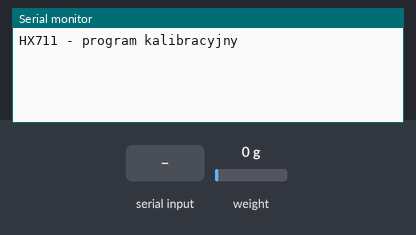
This sketch was run on a simulated ESP32. Shown: the last lines printed to the serial monitor. The inputs (shaded band) are chosen by the test bench; at power-on: weight on the scale 0 g.

Above: at 1.2 s.
1.3 s: "P90\n" received over Serial
At 1.63 s:
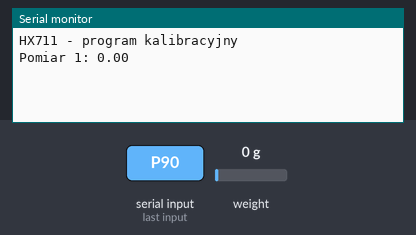
3.1 s: weight on the scale set to 100 g
At 4.7 s:
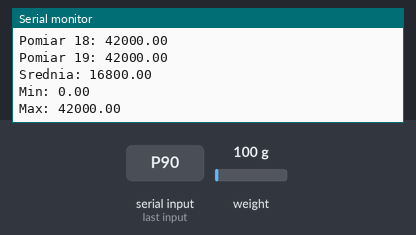
5.7 s: "P;45\n" received over Serial
At 6.03 s:
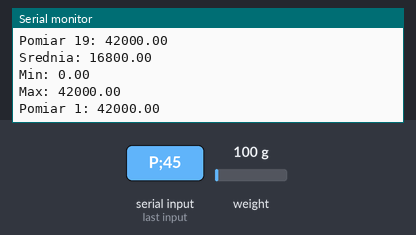
7.2 s: weight on the scale set to 1250 g
At 9.2 s:
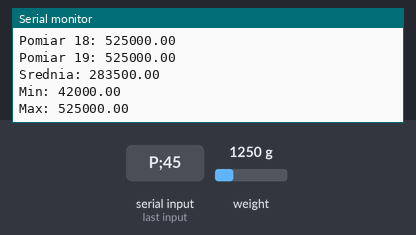
Timing chart, 0 to 9.7 s (numbered marks = the images above; inputs shaded):
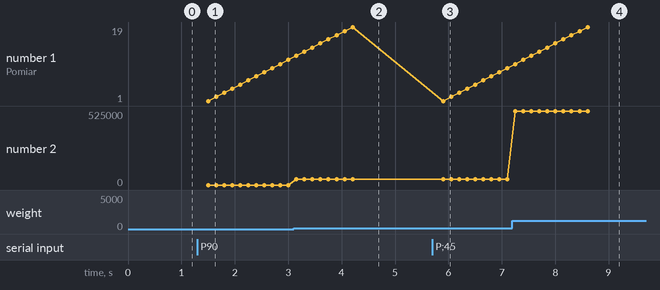

Measured:
- after the input at 1.3 s, the serial monitor: prints a new line after 0.20 s (image 1)
- after the input at 3.1 s, the serial monitor: prints a new line after 0.05 s (image 2)
- after the input at 5.7 s, the serial monitor: prints a new line after 0.20 s (image 3)
- after the input at 7.2 s, the serial monitor: prints a new line after 0.05 s (image 4)
- plotted number 2: 0 → 42000 after the input at 3.1 s, 42000 → 525000 after the input at 7.2 s

The sketch:

advanced_kalibracja.ino
```cpp
#include <HX711.h>

#define DOUT  26         //pin 3 Arduino i wyjście DAT czujnika
#define CLK  25           //pin 2 Arduino i wyjście CLK czujnika

HX711 loadcell;

void setup() {
  setCpuFrequencyMhz(80);
  Serial.begin(115200);
  Serial.println("HX711 - program kalibracyjny");


  loadcell.begin(DOUT, CLK);
  loadcell.set_scale();
  loadcell.set_offset();

}

char c;
String buf = "";
byte rozkaz=0;
float offset = 0;
float scale = 0;
bool measure = false;
bool loop_measuring = false;

void loop() {

  while(Serial.available()) {
    c = Serial.read();
    if(c == ';') {
      if(buf == "O") {
        rozkaz = 1;
      }
      if(buf == "S") {
        rozkaz = 2;
      }
      if(buf == "D") {
        rozkaz = 3;
      }
      buf = "";
    }
    else if(c =='\n') {
      if(rozkaz == 1) {
        offset = buf.toFloat();
        loadcell.set_offset(offset);
        Serial.println("Offset set to " + String(offset));
      }
      if(rozkaz == 2) {
        scale = buf.toFloat();
        loadcell.set_scale(scale);
        Serial.println("Scale set to " + String(scale));
      }
      if(rozkaz == 3) {
        if(buf == "start") {
          loop_measuring = true;
        }
        if(buf == "stop") {
          loop_measuring = false;
        }
      }
      rozkaz = 0;
      buf = "";
    }
    else if(c == 'P') {
      rozkaz = 0;
      buf = "";

      measure = true;
    }
    else {
      buf = buf + String(c);
    }
  }

  if(measure) {
    measure = false;

    float pierwszy_pomiar = loadcell.get_units();
    float sum = pierwszy_pomiar;
    float min = pierwszy_pomiar;
    float max = pierwszy_pomiar;

    for(byte i = 1 ; i < 20; i++ ) {
      float pomiar = loadcell.get_units();
      Serial.println("Pomiar " + String(i) + ": " + String(pomiar));
      sum += pomiar;
      if(pomiar < min) min = pomiar;
      if(pomiar > max) max = pomiar;

      delay(50);
    }
    sum = sum / 20;

    Serial.println("Srednia: " + String(sum));
    Serial.println("Min: " + String(min));
    Serial.println("Max: " + String(max));
  }

  if(loop_measuring) {
    Serial.println(loadcell.get_units());
    delay(5000);
  }
}
```
